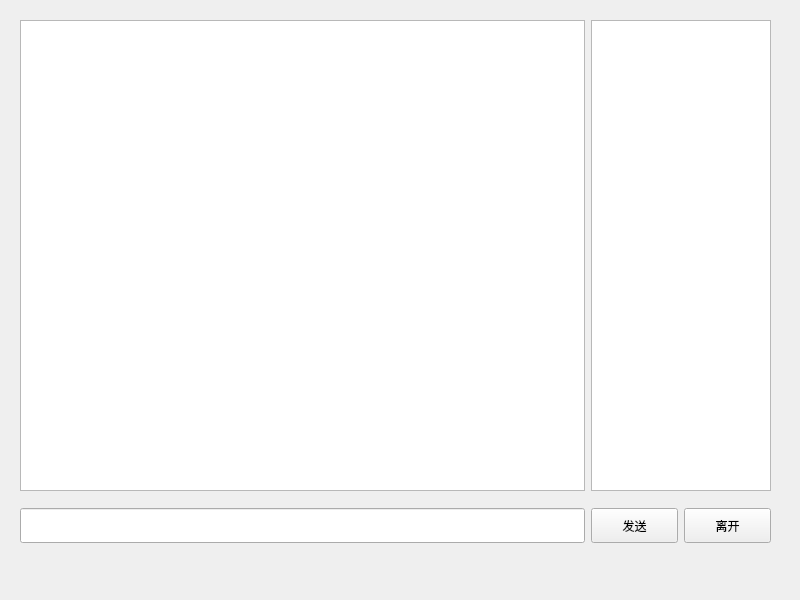
<?xml version="1.0" encoding="UTF-8"?>
<ui version="4.0">
 <class>ChatWindow</class>
 <widget class="QMainWindow" name="ChatWindow">
  <property name="geometry">
   <rect>
    <x>0</x>
    <y>0</y>
    <width>800</width>
    <height>600</height>
   </rect>
  </property>
  <property name="windowTitle">
   <string>MainWindow</string>
  </property>
  <widget class="QWidget" name="centralwidget">
   <widget class="QWidget" name="horizontalLayoutWidget">
    <property name="geometry">
     <rect>
      <x>20</x>
      <y>20</y>
      <width>751</width>
      <height>471</height>
     </rect>
    </property>
    <layout class="QHBoxLayout" name="horizontalLayout">
     <item>
      <widget class="QTextEdit" name="chatMsgs">
       <property name="readOnly">
        <bool>true</bool>
       </property>
       <property name="html">
        <string>&lt;!DOCTYPE HTML PUBLIC &quot;-//W3C//DTD HTML 4.0//EN&quot; &quot;http://www.w3.org/TR/REC-html40/strict.dtd&quot;&gt;
&lt;html&gt;&lt;head&gt;&lt;meta name=&quot;qrichtext&quot; content=&quot;1&quot; /&gt;&lt;style type=&quot;text/css&quot;&gt;
p, li { white-space: pre-wrap; }
&lt;/style&gt;&lt;/head&gt;&lt;body style=&quot; font-family:'Ubuntu'; font-size:11pt; font-weight:400; font-style:normal;&quot;&gt;
&lt;p style=&quot;-qt-paragraph-type:empty; margin-top:0px; margin-bottom:0px; margin-left:0px; margin-right:0px; -qt-block-indent:0; text-indent:0px;&quot;&gt;&lt;br /&gt;&lt;/p&gt;&lt;/body&gt;&lt;/html&gt;</string>
       </property>
      </widget>
     </item>
     <item>
      <widget class="QListWidget" name="memberList">
       <property name="maximumSize">
        <size>
         <width>180</width>
         <height>16777215</height>
        </size>
       </property>
      </widget>
     </item>
    </layout>
   </widget>
   <widget class="QWidget" name="layoutWidget">
    <property name="geometry">
     <rect>
      <x>20</x>
      <y>490</y>
      <width>751</width>
      <height>71</height>
     </rect>
    </property>
    <layout class="QHBoxLayout" name="horizontalLayout_2">
     <item>
      <widget class="QLineEdit" name="msgText">
       <property name="maximumSize">
        <size>
         <width>565</width>
         <height>35</height>
        </size>
       </property>
      </widget>
     </item>
     <item>
      <widget class="QPushButton" name="sendButton">
       <property name="maximumSize">
        <size>
         <width>16777215</width>
         <height>35</height>
        </size>
       </property>
       <property name="text">
        <string>发送</string>
       </property>
       <property name="flat">
        <bool>false</bool>
       </property>
      </widget>
     </item>
     <item>
      <widget class="QPushButton" name="leaveButton">
       <property name="maximumSize">
        <size>
         <width>16777215</width>
         <height>35</height>
        </size>
       </property>
       <property name="text">
        <string>离开</string>
       </property>
      </widget>
     </item>
    </layout>
   </widget>
  </widget>
  <widget class="QMenuBar" name="menubar">
   <property name="geometry">
    <rect>
     <x>0</x>
     <y>0</y>
     <width>800</width>
     <height>28</height>
    </rect>
   </property>
  </widget>
 </widget>
 <resources/>
 <connections/>
</ui>
